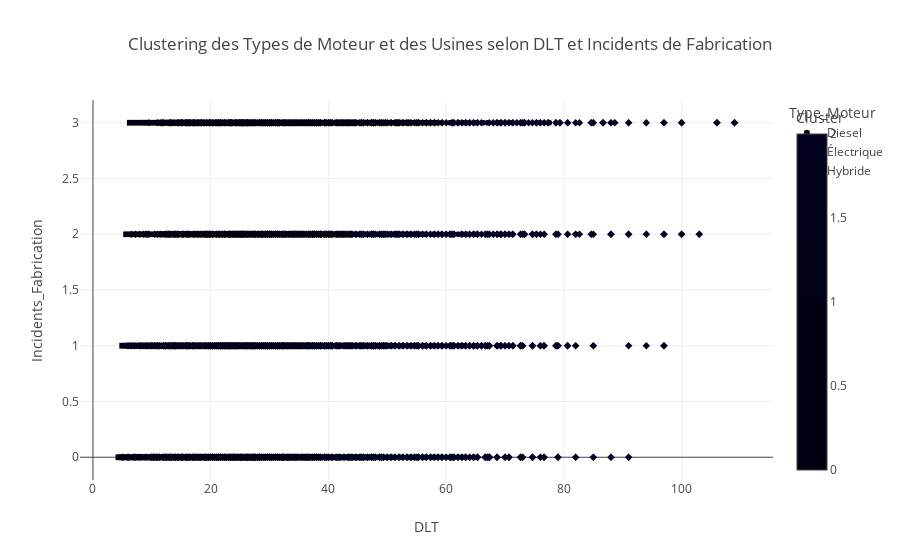

Notebook cell for this chart:
### Code cell
fig

### Figure 1 — Plotly figure (JSON) as saved in the notebook; plotly's stock layout.template omitted (floating-point values rounded to 4 significant figures; data arrays with more than 128 entries replaced by an {"elided": "..."} marker saying what was removed)
{"data": [{"customdata": {"elided": "6739x1 str values"}, "hovertemplate": "Type_Moteur=Diesel<br>DLT=%{x}<br>Incidents_Fabrication=%{y}<br>Localisation_Usine=%{customdata[0]}<br>Cluster=%{marker.color}<extra></extra>", "legendgroup": "Diesel", "marker": {"color": {"elided": "6739 int values"}, "coloraxis": "coloraxis", "symbol": "circle"}, "mode": "markers", "name": "Diesel", "showlegend": true, "type": "scattergl", "x": {"elided": "6739 float values"}, "xaxis": "x", "y": {"elided": "6739 int values"}, "yaxis": "y"}, {"customdata": {"elided": "6665x1 str values"}, "hovertemplate": "Type_Moteur=Électrique<br>DLT=%{x}<br>Incidents_Fabrication=%{y}<br>Localisation_Usine=%{customdata[0]}<br>Cluster=%{marker.color}<extra></extra>", "legendgroup": "Électrique", "marker": {"color": {"elided": "6665 int values"}, "coloraxis": "coloraxis", "symbol": "diamond"}, "mode": "markers", "name": "Électrique", "showlegend": true, "type": "scattergl", "x": {"elided": "6665 float values"}, "xaxis": "x", "y": {"elided": "6665 int values"}, "yaxis": "y"}, {"customdata": {"elided": "6596x1 str values"}, "hovertemplate": "Type_Moteur=Hybride<br>DLT=%{x}<br>Incidents_Fabrication=%{y}<br>Localisation_Usine=%{customdata[0]}<br>Cluster=%{marker.color}<extra></extra>", "legendgroup": "Hybride", "marker": {"color": {"elided": "6596 int values"}, "coloraxis": "coloraxis", "symbol": "square"}, "mode": "markers", "name": "Hybride", "showlegend": true, "type": "scattergl", "x": {"elided": "6596 float values"}, "xaxis": "x", "y": {"elided": "6596 int values"}, "yaxis": "y"}], "layout": {"coloraxis": {"colorbar": {"title": {"text": "Cluster"}}, "colorscale": [[0, "#000011"], [0.1111, "#000012"], [0.2222, "#000013"], [0.3333, "#000014"], [0.4444, "#000015"], [0.5556, "#000016"], [0.6667, "#000017"], [0.7778, "#000018"], [0.8889, "#000019"], [1, "#000020"]]}, "legend": {"title": {"text": "Type_Moteur"}, "tracegroupgap": 0}, "title": {"text": "Clustering des Types de Moteur et des Usines selon DLT et Incidents de Fabrication"}, "xaxis": {"anchor": "y", "domain": [0, 1], "title": {"text": "DLT"}}, "yaxis": {"anchor": "x", "domain": [0, 1], "title": {"text": "Incidents_Fabrication"}}}}
